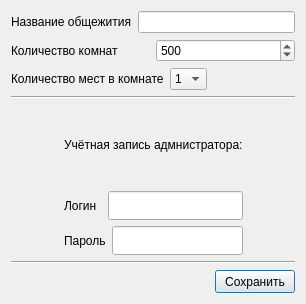
<?xml version="1.0" encoding="UTF-8"?>
<ui version="4.0">
 <class>initSetupDialog</class>
 <widget class="QDialog" name="initSetupDialog">
  <property name="geometry">
   <rect>
    <x>0</x>
    <y>0</y>
    <width>306</width>
    <height>304</height>
   </rect>
  </property>
  <property name="windowTitle">
   <string>Dialog</string>
  </property>
  <property name="windowIcon">
   <iconset resource="resources.qrc">
    <normaloff>:/icons/Emblem-system.svg</normaloff>:/icons/Emblem-system.svg</iconset>
  </property>
  <layout class="QHBoxLayout" name="horizontalLayout_9">
   <item>
    <layout class="QVBoxLayout" name="verticalLayout">
     <item>
      <layout class="QHBoxLayout" name="horizontalLayout_2">
       <item>
        <widget class="QLabel" name="label">
         <property name="text">
          <string>Название общежития</string>
         </property>
        </widget>
       </item>
       <item>
        <widget class="QLineEdit" name="dormName"/>
       </item>
      </layout>
     </item>
     <item>
      <layout class="QHBoxLayout" name="horizontalLayout_8">
       <item>
        <widget class="QLabel" name="label_6">
         <property name="text">
          <string>Количество комнат</string>
         </property>
        </widget>
       </item>
       <item>
        <widget class="QSpinBox" name="dormCapBox">
         <property name="minimum">
          <number>100</number>
         </property>
         <property name="maximum">
          <number>5000</number>
         </property>
         <property name="singleStep">
          <number>100</number>
         </property>
         <property name="value">
          <number>500</number>
         </property>
        </widget>
       </item>
      </layout>
     </item>
     <item>
      <layout class="QHBoxLayout" name="horizontalLayout_3">
       <item>
        <widget class="QLabel" name="label_2">
         <property name="text">
          <string>Количество мест в комнате</string>
         </property>
        </widget>
       </item>
       <item>
        <layout class="QHBoxLayout" name="horizontalLayout">
         <item>
          <widget class="QComboBox" name="comboBox">
           <item>
            <property name="text">
             <string>1</string>
            </property>
           </item>
           <item>
            <property name="text">
             <string>2</string>
            </property>
           </item>
           <item>
            <property name="text">
             <string>3</string>
            </property>
           </item>
           <item>
            <property name="text">
             <string>4</string>
            </property>
           </item>
          </widget>
         </item>
         <item>
          <spacer name="horizontalSpacer">
           <property name="orientation">
            <enum>Qt::Horizontal</enum>
           </property>
           <property name="sizeHint" stdset="0">
            <size>
             <width>40</width>
             <height>20</height>
            </size>
           </property>
          </spacer>
         </item>
        </layout>
       </item>
      </layout>
     </item>
     <item>
      <widget class="Line" name="line">
       <property name="orientation">
        <enum>Qt::Horizontal</enum>
       </property>
      </widget>
     </item>
     <item>
      <layout class="QHBoxLayout" name="horizontalLayout_6">
       <item>
        <spacer name="horizontalSpacer_4">
         <property name="orientation">
          <enum>Qt::Horizontal</enum>
         </property>
         <property name="sizeHint" stdset="0">
          <size>
           <width>40</width>
           <height>20</height>
          </size>
         </property>
        </spacer>
       </item>
       <item>
        <layout class="QVBoxLayout" name="verticalLayout_3">
         <item>
          <widget class="QLabel" name="label_3">
           <property name="text">
            <string>Учётная запись адмнистратора:</string>
           </property>
          </widget>
         </item>
         <item>
          <layout class="QVBoxLayout" name="verticalLayout_2">
           <item>
            <layout class="QHBoxLayout" name="horizontalLayout_4">
             <item>
              <widget class="QLabel" name="label_4">
               <property name="text">
                <string>Логин</string>
               </property>
              </widget>
             </item>
             <item>
              <widget class="QLineEdit" name="admiLogin">
               <property name="maximumSize">
                <size>
                 <width>135</width>
                 <height>29</height>
                </size>
               </property>
              </widget>
             </item>
            </layout>
           </item>
           <item>
            <layout class="QHBoxLayout" name="horizontalLayout_5">
             <item>
              <widget class="QLabel" name="label_5">
               <property name="text">
                <string>Пароль</string>
               </property>
              </widget>
             </item>
             <item>
              <widget class="QLineEdit" name="adminPasswd">
               <property name="maximumSize">
                <size>
                 <width>135</width>
                 <height>29</height>
                </size>
               </property>
              </widget>
             </item>
            </layout>
           </item>
          </layout>
         </item>
        </layout>
       </item>
       <item>
        <spacer name="horizontalSpacer_2">
         <property name="orientation">
          <enum>Qt::Horizontal</enum>
         </property>
         <property name="sizeHint" stdset="0">
          <size>
           <width>40</width>
           <height>20</height>
          </size>
         </property>
        </spacer>
       </item>
      </layout>
     </item>
     <item>
      <widget class="Line" name="line_2">
       <property name="orientation">
        <enum>Qt::Horizontal</enum>
       </property>
      </widget>
     </item>
     <item>
      <layout class="QHBoxLayout" name="horizontalLayout_7">
       <item>
        <spacer name="horizontalSpacer_3">
         <property name="orientation">
          <enum>Qt::Horizontal</enum>
         </property>
         <property name="sizeHint" stdset="0">
          <size>
           <width>40</width>
           <height>20</height>
          </size>
         </property>
        </spacer>
       </item>
       <item>
        <widget class="QPushButton" name="saveButton">
         <property name="maximumSize">
          <size>
           <width>80</width>
           <height>23</height>
          </size>
         </property>
         <property name="text">
          <string>Сохранить</string>
         </property>
        </widget>
       </item>
      </layout>
     </item>
    </layout>
   </item>
  </layout>
 </widget>
 <resources>
  <include location="resources.qrc"/>
 </resources>
 <connections>
  <connection>
   <sender>saveButton</sender>
   <signal>clicked()</signal>
   <receiver>initSetupDialog</receiver>
   <slot>accept()</slot>
   <hints>
    <hint type="sourcelabel">
     <x>149</x>
     <y>261</y>
    </hint>
    <hint type="destinationlabel">
     <x>151</x>
     <y>149</y>
    </hint>
   </hints>
  </connection>
 </connections>
</ui>
